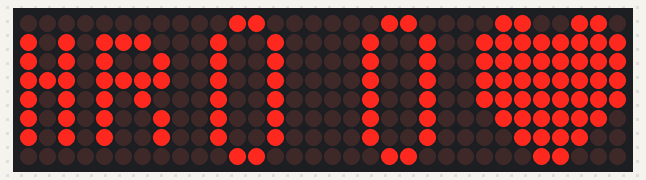
A sketch run on a simulated Arduino Uno, built with avr-gcc and run on an emulated ATmega328P. On the bench: 32×8 LED matrix.

Above: at 0.6 s.
At 1.37 s:
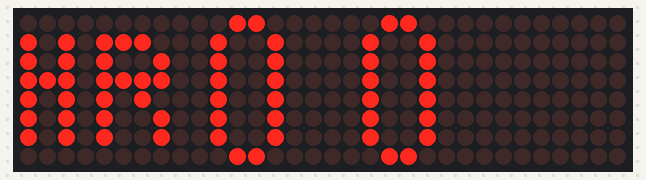

The sketch:

HeartBeatLED.ino
```cpp
#include "LedControlMS.h"

/*
 LED Matrix array pinout:
 Pin 12 is connected to DataIn
 Pin 11 is connected to CLK
 Pin 10 is connected to LOAD
 4 MAX72XX devices in array
 */
LedControl lc=LedControl(12,11,10,4);

/* Use heartrate sensor to obtain this value */
// unsigned long delaytime=500;

/*  Consts for a full 8x8 display of whatever sprite you choose to use make.
 *
 *  I used: https://xantorohara.github.io/led-matrix-editor/#
 *    to create 8x8 drawings and obtain either the byte array values
 *    OR their hex values since you can store them as unsigned long ints.
*/
const uint64_t HEART_SPRITE[] = {0x183c7effffffff66};
const int HEART_SPRITE_LEN = sizeof(HEART_SPRITE)/8;
const uint64_t HR_CHARS[] {0x00959555f7957500};
const int HR_CHARS_LEN = sizeof(HR_CHARS)/8;
const uint64_t HR_NUMBERS[] = {
  0x1824242424242418,
  0x0808080808080808,
  0x3c0404043c20203c,
  0x1c2020201c20201c,
  0x2020203c24242424,
  0x1c2020201c04043c,
  0x182424241c040438,
  0x101010101010223e,
  0x1824242418242418,
  0x1824202038242418
};
const int HR_NUMBERS_LEN = sizeof(HR_NUMBERS)/8;

//int pulseSensor = A0;
//double alpha = 0.75;
//int period = 200;
//double change = 0.0;

void setup() {
//  pinMode(LED_BUILTIN, OUTPUT);
//  Serial.begin(9600);

  // init all devices in a loop
  int devices=lc.getDeviceCount();
  for(int address=0;address<devices;address++) {
    /*The MAX72XX is in power-saving mode on startup*/
    lc.shutdown(address,false);
    /* Set the brightness to a medium values */
    lc.setIntensity(address,1);
    /* and clear the display */
    lc.clearDisplay(address);
  }
}

// TODO: Change delays to delaytime variable obtained by sensor
void showHeart(uint64_t HEART_SPRITE) {
  for (int i = 0; i < 8; i++) {
    byte row = (HEART_SPRITE >> i * 8) & 0xFF;
    for (int j =0; j < 8; j++) {
      lc.setLed(0, i, j, bitRead(row, j));
    }
  }
  delay(200);
  lc.clearDisplay(0);
  delay(200);
  for (int i = 0; i < 8; i++) {
    byte row = (HEART_SPRITE >> i * 8) & 0xFF;
    for (int j =0; j < 8; j++) {
      lc.setLed(0, i, j, bitRead(row, j));
    }
  }
  delay(750);
  lc.clearDisplay(0);
}

void showHRchars(uint64_t HR_CHARS) {
  for (int i = 0; i < 8; i++) {
    byte row = (HR_CHARS >> i * 8) & 0xFF;
    for (int j =0; j < 8; j++) {
      lc.setLed(3, i, j, bitRead(row, j));
    }
  }
}

void sampleNums(uint64_t HR_NUMBERS) {
  for (int i = 0; i < 8; i++) {
    byte row = (HR_NUMBERS >> i * 8) & 0xFF;
    for (int j =0; j < 8; j++) {
      lc.setLed(1, i, j, bitRead(row, j));
    }
  }
  for (int i = 0; i < 8; i++) {
    byte row = (HR_NUMBERS >> i * 8) & 0xFF;
    for (int j =0; j < 8; j++) {
      lc.setLed(2, i, j, bitRead(row, j));
    }
  }
}

int i = 0;

void loop() {

  showHRchars(HR_CHARS[i]);
  if (++i >= HR_CHARS_LEN) {
    i = 0;
  }

  sampleNums(HR_NUMBERS[i]);
  if (++i >= HR_NUMBERS_LEN) {
    i = 0;
  }

  showHeart(HEART_SPRITE[i]);
  if (++i >= HEART_SPRITE_LEN) {
    i = 0;
  }
}
```

Measured:
- what the display in image 0 shows lasts 0.7 s, from 0.6 s to 1.3 s
